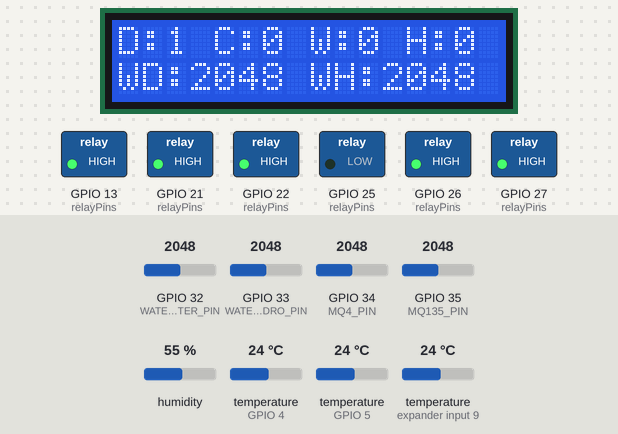
A program run on a simulated ESP32. Shown: 16×2 character LCD, switched loads named in the program (green lamp = pin HIGH). The inputs (shaded band) are chosen by the test bench; at power-on: GPIO 35 (MQ135_PIN) = 2048, temperature (sensors on GPIO 5, GPIO 4, expander input 9) 24 °C, GPIO 32 (WATER_DIGESTER_PIN) = 2048, GPIO 33 (WATER_HYDRO_PIN) = 2048, GPIO 34 (MQ4_PIN) = 2048, humidity 55 %. What the program prints to the serial monitor is not drawn.

Above: at 5.8 s.
5.9 s: GPIO 35 (MQ135_PIN) set to 1541
At 11.3 s:
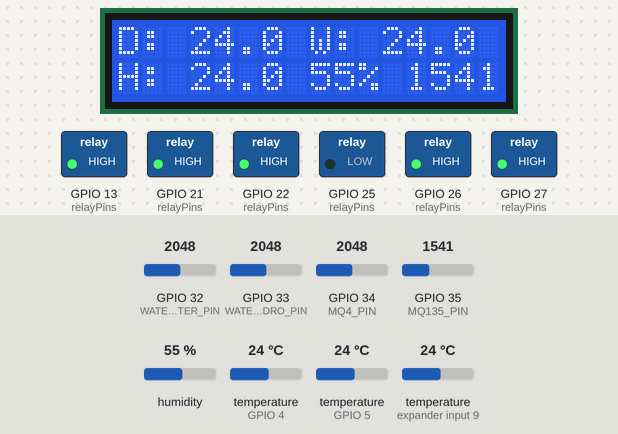
16.7 s: GPIO 35 (MQ135_PIN) set to 1444
At 21.3 s:
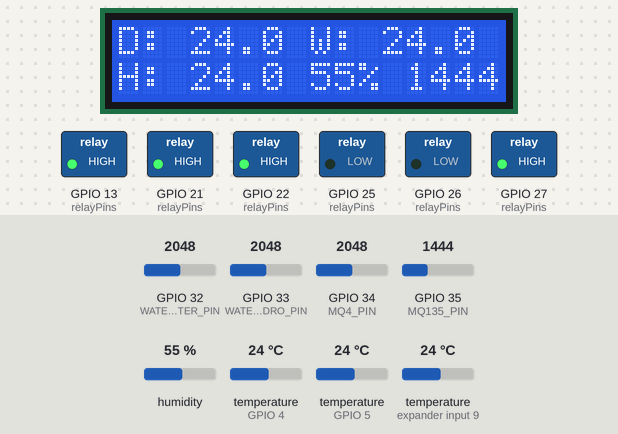
26.7 s: temperature (sensor on GPIO 5) set to 39.2 °C
At 31.3 s:
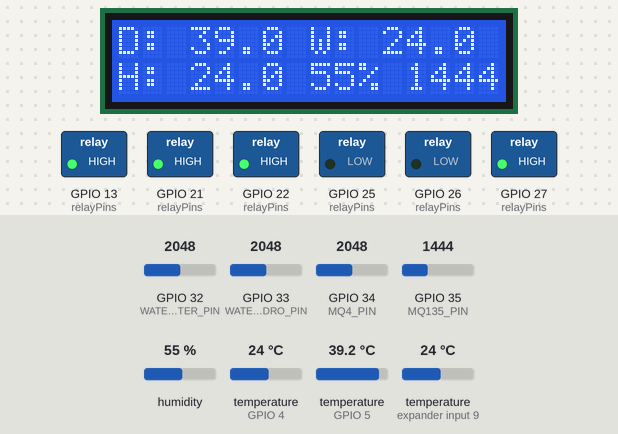
36.7 s: temperature (sensor on GPIO 5) set to 40.8 °C
At 41.3 s:
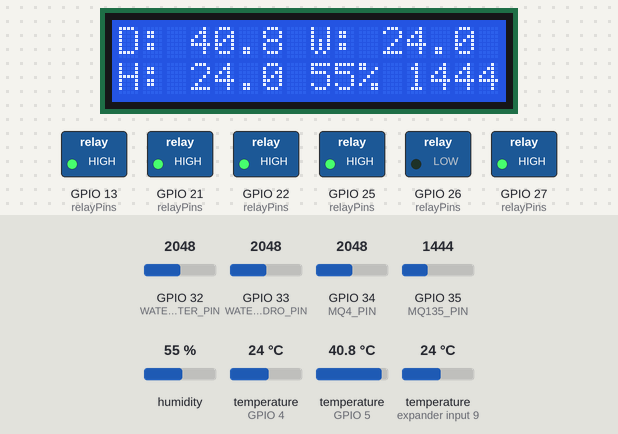
46.7 s: GPIO 32 (WATER_DIGESTER_PIN) set to 1163
At 56.3 s:
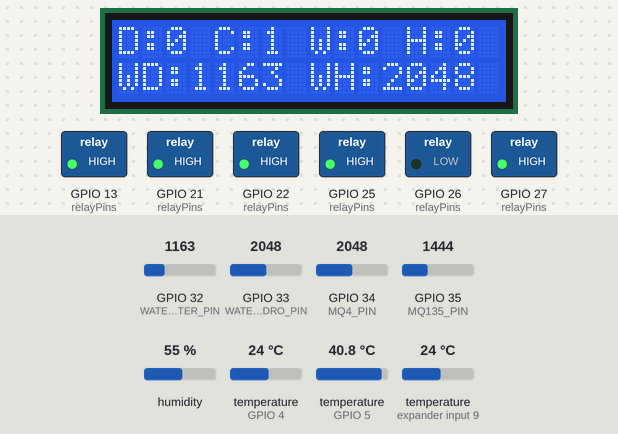
56.7 s: GPIO 32 (WATER_DIGESTER_PIN) set to 1049
At 61.3 s:
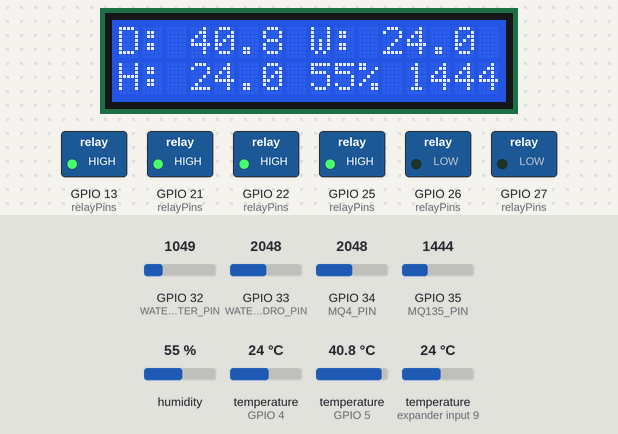
Timing chart, 0 to 62.8 s (numbered marks = the images above; inputs shaded):
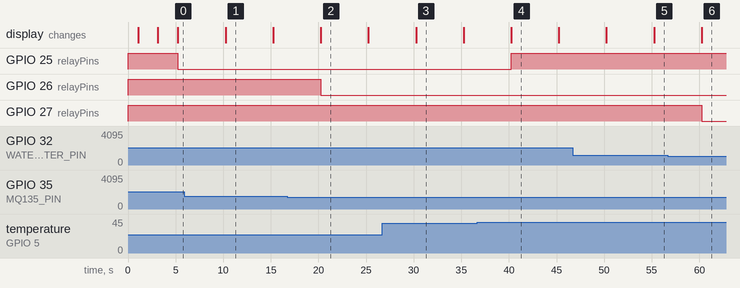

The program:

main.cpp
```cpp
// ============================================================
//   BIOGAS GREENHOUSE CONTROLLER — ESP32
//   Patched Version: latched safety timeouts, ADC averaging,
//   CO2 hysteresis, range checks, interlock, 2-page LCD
// ============================================================

#include <OneWire.h>
#include <DallasTemperature.h>
#include <DHT.h>
#include <LiquidCrystal.h>

// ==================== PIN DEFINITIONS ====================
#define ONE_WIRE_BUS        5
#define DHT_PIN             4
#define MQ135_PIN           35
#define MQ4_PIN             34
#define WATER_DIGESTER_PIN  32
#define WATER_HYDRO_PIN     33

// Relays (Active LOW)
// NOTE: GPIO12 removed (strapping pin — can break boot/flash
// voltage if pulled by relay board). Spares moved to 21/22.
#define RELAY_HEATER_DIGESTER   25
#define RELAY_HEATER_CO2        26
#define RELAY_VALVE_WATER_DIG   27
#define RELAY_VALVE_DIG_HYDRO   13
#define RELAY_VALVE_DIG_GAS     21   // Spare (was 14)
#define RELAY_VALVE_DIG_CO2     22   // Spare (was 12 — BOOT PIN, do not use 12!)

// 16x2 LCD (RS, E, D4, D5, D6, D7)
// NOTE: D7 on GPIO15 is a strapping pin. It works once wired,
// but on a fresh PCB rev move LCD off 15 (e.g. to 21/22 area).
LiquidCrystal lcd(19, 23, 18, 17, 16, 15);

// ==================== SENSOR OBJECTS ====================
OneWire oneWire(ONE_WIRE_BUS);
DallasTemperature ds18b20(&oneWire);
DHT dht(DHT_PIN, DHT22);

DeviceAddress addrDigester, addrCO2Water;

// ==================== THRESHOLDS ====================
// Digester temperature (mesophilic range)
const float DIG_TEMP_LOW     = 36.0;
const float DIG_TEMP_HIGH    = 40.0;

// CO2 stripping water temperature
const float CO2_TEMP_LOW     = 55.0;
const float CO2_TEMP_HIGH    = 62.0;

// Safety over-temperature
const float MAX_SAFE_TEMP    = 72.0;

// DS18B20 sanity range (reject 85.0C POR value + outliers)
const float TEMP_MIN_SANE    = -10.0;
const float TEMP_MAX_SANE    = 85.0;

// Water level thresholds (0-4095)
const int WATER_DIG_LOW      = 1100;
const int WATER_DIG_OK       = 1600;
const int WATER_HYDRO_LOW    = 1000;
const int WATER_HYDRO_OK     = 1500;
// Interlock margin: don't feed hydroponics unless digester has this much
const int WATER_DIG_INTERLOCK = WATER_DIG_LOW + 200;

// CO2 threshold with hysteresis (MQ-135 raw, averaged)
const int CO2_ON             = 1500;  // below this → need CO2, may heat
const int CO2_OFF            = 1700;  // above this → enough CO2, stop heating

// Timing
const unsigned long READ_INTERVAL_MS = 5000;   // 5 seconds
const unsigned long LCD_PAGE_MS      = 3000;   // LCD page alternate period

// Safety timeouts (milliseconds)
const unsigned long MAX_HEATER_ON_MS = 1800000;  // 30 minutes
const unsigned long MAX_VALVE_ON_MS  = 300000;   // 5 minutes

// ==================== GLOBALS ====================
unsigned long lastReadTime = 0;

// Actuator time tracking — init to 0, but timeout is only
// evaluated while the actuator is actually ON (see loop),
// so a 0 init can never cause a spurious trip after 30 min uptime.
unsigned long heaterDigOnTime  = 0;
unsigned long heaterCO2OnTime  = 0;
unsigned long valveWaterOnTime = 0;
unsigned long valveHydroOnTime = 0;

// Latched safety lockouts: once tripped, stay OFF until the
// underlying demand genuinely clears (temp recovered / tank full).
bool heaterDigLockout  = false;
bool heaterCO2Lockout  = false;
bool valveWaterLockout = false;
bool valveHydroLockout = false;

// Persistent CO2 demand state (hysteresis memory)
bool co2Demand = false;

// Previous states (for change detection)
bool lastHeaterDig  = false;
bool lastHeaterCO2  = false;
bool lastValveWater = false;
bool lastValveHydro = false;

// Sensor fault flags (shown on LCD page 1 + serial)
bool faultDigTemp   = false;
bool faultCO2Temp   = false;
bool faultDHT       = false;
bool faultWaterDig  = false;
bool faultWaterHyd  = false;

// LCD paging
unsigned long lastPageSwitch = 0;
uint8_t lcdPage = 0;
char lcdBuf[2][17];  // last-drawn content per line, for flicker-free updates

// ==================== HELPER FUNCTIONS ====================
void relaySet(uint8_t pin, bool on) {
  digitalWrite(pin, on ? LOW : HIGH);
}

bool relayIsOn(uint8_t pin) {
  return digitalRead(pin) == LOW;
}

// Averaged ADC read: ESP32 ADC is noisy, never trust one sample.
// 16 samples ≈ a few ms, kills most jitter.
int analogAvg(uint8_t pin, uint8_t samples = 16) {
  long sum = 0;
  for (uint8_t i = 0; i < samples; i++) {
    sum += analogRead(pin);
    delayMicroseconds(200);
  }
  return (int)(sum / samples);
}

void printAddress(const DeviceAddress &a) {
  for (uint8_t i = 0; i < 8; i++) {
    if (a[i] < 16) Serial.print("0");
    Serial.print(a[i], HEX);
    if (i < 7) Serial.print(":");
  }
}

// Write one LCD line only if content changed (no flicker).
// Always exactly 16 chars — fixed width, so no ghost digits.
void lcdWriteLine(uint8_t row, const char *s) {
  if (strncmp(lcdBuf[row], s, 16) != 0) {
    strncpy(lcdBuf[row], s, 16);
    lcdBuf[row][16] = '\0';
    lcd.setCursor(0, row);
    lcd.print(s);
  }
}

// Two alternating pages (switches every LCD_PAGE_MS):
//   Page 0 — process values: digester temp, CO2-water temp, GH temp/hum, CO2 raw
//   Page 1 — actuator + fault states + water levels
void updateLCD(float tDig, float tCO2, float ghTemp, float ghHum, int co2Raw,
               int wDig, int wHydro, unsigned long now) {
  if (now - lastPageSwitch >= LCD_PAGE_MS) {
    lcdPage = 1 - lcdPage;
    lastPageSwitch = now;
    lcd.clear();                 // clean switch, then force rewrite below
    lcdBuf[0][0] = '\0';
    lcdBuf[1][0] = '\0';
  }

  char l0[17], l1[17];
  if (lcdPage == 0) {
    // Fixed-width %5.1f so "5.0" can't leave ghosts of "36.5".
    // Every line is exactly 16 chars (count them!) — no ghost digits.
    snprintf(l0, sizeof(l0), "D:%5.1f W:%5.1f ", tDig, tCO2);   // 2+5+1+2+5+1 = 16
    // Humidity clamped to 0-99 for display: 100% would be 3 chars and
    // overflow the 16-col line. Serial still logs the true value.
    int humD = constrain((int)ghHum, 0, 99);
    snprintf(l1, sizeof(l1), "H:%5.1f %2d%% %4d", ghTemp, humD, co2Raw); // 2+5+1+2+1+1+4 = 16
  } else {
    snprintf(l0, sizeof(l0), "D:%d C:%d W:%d H:%d ",   // 3+1+3+1+3+1+3+1 = 16
             lastHeaterDig ? 1 : 0, lastHeaterCO2 ? 1 : 0,
             lastValveWater ? 1 : 0, lastValveHydro ? 1 : 0);
    if (faultDigTemp || faultCO2Temp || faultDHT || faultWaterDig || faultWaterHyd) {
      // Fault line wins over water levels — you need to SEE faults
      snprintf(l1, sizeof(l1), "FAULT D%dC%dH%dW%d%d ",  // 15 + 1 pad = 16
               faultDigTemp ? 1 : 0, faultCO2Temp ? 1 : 0, faultDHT ? 1 : 0,
               faultWaterDig ? 1 : 0, faultWaterHyd ? 1 : 0);
    } else {
      snprintf(l1, sizeof(l1), "WD:%4d WH:%4d ", wDig, wHydro);  // 7+1+7+1 = 16
    }
  }
  lcdWriteLine(0, l0);
  lcdWriteLine(1, l1);
}

// ==================== SETUP ====================
void setup() {
  // Relays FIRST, before Serial/delays, so the pins are never left
  // floating (high-Z) on an active-low board. digitalWrite precedes
  // pinMode deliberately: writing the latch before enabling the output
  // avoids the brief LOW (= relay ON) glitch that pinMode-then-write
  // would produce.
  uint8_t relayPins[] = {RELAY_HEATER_DIGESTER, RELAY_HEATER_CO2,
                         RELAY_VALVE_WATER_DIG, RELAY_VALVE_DIG_HYDRO,
                         RELAY_VALVE_DIG_GAS, RELAY_VALVE_DIG_CO2};
  for (uint8_t p : relayPins) {
    digitalWrite(p, HIGH);   // relay OFF (active LOW) ...
    pinMode(p, OUTPUT);      // ... then drive it
  }

  Serial.begin(115200);
  delay(1000);
  Serial.println("\n=== Biogas Greenhouse Controller (Patched) ===");

  // ADC: full 0-3.3V range for MQ + level sensors
  analogSetAttenuation(ADC_11db);
  // analogReadResolution(12);  // default on ESP32-Arduino, left explicit

  ds18b20.begin();
  // 10-bit = 187 ms conversion instead of 750 ms at 12-bit.
  // requestTemperatures() still blocks, but ~187 ms total for 2 sensors
  // on the same bus (one conversion for all) instead of ~750 ms.
  // 0.25 C steps are plenty for this plant.
  ds18b20.setResolution(10);
  dht.begin();
  lcd.begin(16, 2);
  lcd.print("Booting...");
  memset(lcdBuf[0], 0, sizeof(lcdBuf[0]));
  memset(lcdBuf[1], 0, sizeof(lcdBuf[1]));
  delay(2000);
  lcd.clear();

  int count = ds18b20.getDeviceCount();
  Serial.print("DS18B20 found: ");
  Serial.println(count);
  if (count >= 1) {
    ds18b20.getAddress(addrDigester, 0);
    Serial.print("  [0] digester: "); printAddress(addrDigester); Serial.println();
  }
  if (count >= 2) {
    ds18b20.getAddress(addrCO2Water, 1);
    Serial.print("  [1] co2water: "); printAddress(addrCO2Water); Serial.println();
  }
  if (count < 2) Serial.println("WARNING: Only 1 or 0 DS18B20 detected!");
  Serial.println("TIP: copy the addresses above into fixed bindings for defense.");

  Serial.println("System Ready!\n");
}

// Validate a DS18B20 reading: disconnected OR 85C power-on-reset OR out of range
bool tempSane(float t) {
  if (t == DEVICE_DISCONNECTED_C) return false;
  if (t == 85.0f) return false;   // DS18B20 POR value = sensor didn't convert
  if (t < TEMP_MIN_SANE || t > TEMP_MAX_SANE) return false;
  return true;
}

// ==================== MAIN LOOP ====================
void loop() {
  unsigned long now = millis();
  if (now - lastReadTime < READ_INTERVAL_MS) return;
  lastReadTime = now;

  // ---------- 1. READ SENSORS WITH ERROR HANDLING ----------
  ds18b20.requestTemperatures();   // blocking ~187 ms at 10-bit (see setup)
  // no extra delay needed — library waits for conversion

  float rawDig = ds18b20.getTempC(addrDigester);
  float rawCO2 = ds18b20.getTempC(addrCO2Water);

  float tDig, tCO2;
  faultDigTemp = !tempSane(rawDig);
  if (faultDigTemp) {
    Serial.println("[ERROR] Digester temp sensor fault (disconnected/85C/range)!");
    tDig = DIG_TEMP_HIGH;   // fail-safe: above threshold → heater stays OFF
  } else {
    tDig = rawDig;
  }
  faultCO2Temp = !tempSane(rawCO2);
  if (faultCO2Temp) {
    Serial.println("[ERROR] CO2 water temp sensor fault!");
    tCO2 = CO2_TEMP_HIGH;
  } else {
    tCO2 = rawCO2;
  }

  float ghTemp = dht.readTemperature();
  float ghHum  = dht.readHumidity();
  faultDHT = false;
  if (isnan(ghTemp) || ghTemp < -20 || ghTemp > 80) {
    Serial.println("[ERROR] DHT22 temp read failed/range!");
    ghTemp = 25.0;   // display placeholder only — not used for control
    faultDHT = true;
  }
  if (isnan(ghHum) || ghHum < 0 || ghHum > 100) {
    Serial.println("[ERROR] DHT22 humidity read failed/range!");
    ghHum = 50.0;
    faultDHT = true;
  }

  int co2Raw    = analogAvg(MQ135_PIN);
  int methane   = analogAvg(MQ4_PIN);    // demo only, not used in control
  int wDig      = analogAvg(WATER_DIGESTER_PIN);
  int wHydro    = analogAvg(WATER_HYDRO_PIN);

  // ADC open/short detection: railed at either end = wiring fault
  faultWaterDig = (wDig <= 5 || wDig >= 4090);
  faultWaterHyd = (wHydro <= 5 || wHydro >= 4090);
  if (faultWaterDig) Serial.println("[ERROR] Digester level sensor railed (open/short)!");
  if (faultWaterHyd) Serial.println("[ERROR] Hydro level sensor railed (open/short)!");

  // ---------- CO2 demand with hysteresis (update BEFORE heater logic) ----------
  if (co2Raw < CO2_ON) co2Demand = true;
  else if (co2Raw > CO2_OFF) co2Demand = false;
  // else: inside deadband → keep previous co2Demand (no chatter)

  // ---------- 2. SAFETY OVER-TEMPERATURE ----------
  bool overTemp = false;
  if (tDig > MAX_SAFE_TEMP || tCO2 > MAX_SAFE_TEMP) {
    overTemp = true;
    relaySet(RELAY_HEATER_DIGESTER, false);
    relaySet(RELAY_HEATER_CO2, false);
    lastHeaterDig = false;
    lastHeaterCO2 = false;
    Serial.println("[SAFETY] Over-temperature! Heaters forced OFF.");
  }

  // ---------- 3. DIGESTER HEATER (hysteresis + LATCHED timeout) ----------
  bool wantHeaterDig = false;
  if (!overTemp && !faultDigTemp) {
    if (tDig <= DIG_TEMP_LOW) wantHeaterDig = true;
    else if (tDig >= DIG_TEMP_HIGH) wantHeaterDig = false;
    else wantHeaterDig = relayIsOn(RELAY_HEATER_DIGESTER);   // stay in deadband
  }
  // Latch: only evaluated while actually ON, and once tripped it
  // holds OFF until the tank genuinely recovers (>= HIGH), not next cycle.
  if (heaterDigLockout) {
    wantHeaterDig = false;
    // Guard !faultDigTemp: while faulted, tDig is a fail-safe placeholder
    // (40.0) that must NOT clear the lockout.
    if (!faultDigTemp && tDig >= DIG_TEMP_HIGH) {
      heaterDigLockout = false;
      Serial.println("[RECOVER] Digester heater lockout cleared (temp recovered).");
    }
  } else if (wantHeaterDig && lastHeaterDig &&
             (now - heaterDigOnTime > MAX_HEATER_ON_MS)) {
    heaterDigLockout = true;
    wantHeaterDig = false;
    Serial.println("[TIMEOUT] Digester heater LOCKED OUT (30 min limit). Recovers at >= 40C.");
  }
  if (wantHeaterDig != lastHeaterDig) {
    relaySet(RELAY_HEATER_DIGESTER, wantHeaterDig);
    lastHeaterDig = wantHeaterDig;
    if (wantHeaterDig) {
      heaterDigOnTime = now;
      Serial.println("[ACTION] Digester heater ON");
    } else {
      Serial.println("[ACTION] Digester heater OFF");
    }
  }

  // ---------- 4. CO2 WATER HEATER (hysteresis + LATCHED timeout) ----------
  bool wantHeaterCO2 = false;
  if (!overTemp && !faultCO2Temp) {
    if (co2Demand && tCO2 <= CO2_TEMP_LOW) wantHeaterCO2 = true;
    else if (tCO2 >= CO2_TEMP_HIGH || !co2Demand) wantHeaterCO2 = false;
    else wantHeaterCO2 = relayIsOn(RELAY_HEATER_CO2);
  }
  if (heaterCO2Lockout) {
    wantHeaterCO2 = false;
    if (!faultCO2Temp && (tCO2 >= CO2_TEMP_HIGH || !co2Demand)) {
      heaterCO2Lockout = false;
      Serial.println("[RECOVER] CO2 heater lockout cleared.");
    }
  } else if (wantHeaterCO2 && lastHeaterCO2 &&
             (now - heaterCO2OnTime > MAX_HEATER_ON_MS)) {
    heaterCO2Lockout = true;
    wantHeaterCO2 = false;
    Serial.println("[TIMEOUT] CO2 heater LOCKED OUT (30 min limit).");
  }
  if (wantHeaterCO2 != lastHeaterCO2) {
    relaySet(RELAY_HEATER_CO2, wantHeaterCO2);
    lastHeaterCO2 = wantHeaterCO2;
    if (wantHeaterCO2) {
      heaterCO2OnTime = now;
      Serial.println("[ACTION] CO2 water heater ON");
    } else {
      Serial.println("[ACTION] CO2 water heater OFF");
    }
  }

  // ---------- 5. WATER REFILL VALVE (tank → digester, LATCHED timeout) ----------
  bool wantValveWater = false;
  if (!faultWaterDig) {
    if (wDig < WATER_DIG_LOW) wantValveWater = true;
    else if (wDig > WATER_DIG_OK) wantValveWater = false;
    else wantValveWater = relayIsOn(RELAY_VALVE_WATER_DIG);
  }
  if (valveWaterLockout) {
    wantValveWater = false;
    if (!faultWaterDig && wDig > WATER_DIG_OK) {
      valveWaterLockout = false;
      Serial.println("[RECOVER] Water->digester valve lockout cleared (tank full).");
    }
  } else if (wantValveWater && lastValveWater &&
             (now - valveWaterOnTime > MAX_VALVE_ON_MS)) {
    valveWaterLockout = true;
    wantValveWater = false;
    Serial.println("[TIMEOUT] Water->digester valve LOCKED OUT (5 min limit). Check for leak/float stuck!");
  }
  if (wantValveWater != lastValveWater) {
    relaySet(RELAY_VALVE_WATER_DIG, wantValveWater);
    lastValveWater = wantValveWater;
    if (wantValveWater) {
      valveWaterOnTime = now;
      Serial.println("[ACTION] Water->digester valve OPEN");
    } else {
      Serial.println("[ACTION] Water->digester valve CLOSED");
    }
  }

  // ---------- 6. DIGESTATE VALVE (digester → hydroponics, LATCHED + INTERLOCK) ----------
  bool wantValveHydro = false;
  if (!faultWaterHyd && !faultWaterDig) {
    if (wHydro < WATER_HYDRO_LOW) wantValveHydro = true;
    else if (wHydro > WATER_HYDRO_OK) wantValveHydro = false;
    else wantValveHydro = relayIsOn(RELAY_VALVE_DIG_HYDRO);
    // INTERLOCK: never drain the digester to feed hydroponics
    if (wantValveHydro && wDig < WATER_DIG_INTERLOCK) {
      wantValveHydro = false;
      Serial.println("[INTERLOCK] Hydro feed blocked: digester level too low!");
    }
  }
  if (valveHydroLockout) {
    wantValveHydro = false;
    if (!faultWaterHyd && wHydro > WATER_HYDRO_OK) {
      valveHydroLockout = false;
      Serial.println("[RECOVER] Hydroponics valve lockout cleared (tank full).");
    }
  } else if (wantValveHydro && lastValveHydro &&
             (now - valveHydroOnTime > MAX_VALVE_ON_MS)) {
    valveHydroLockout = true;
    wantValveHydro = false;
    Serial.println("[TIMEOUT] Hydroponics valve LOCKED OUT (5 min limit).");
  }
  if (wantValveHydro != lastValveHydro) {
    relaySet(RELAY_VALVE_DIG_HYDRO, wantValveHydro);
    lastValveHydro = wantValveHydro;
    if (wantValveHydro) {
      valveHydroOnTime = now;
      Serial.println("[ACTION] Hydroponics refill valve OPEN");
    } else {
      Serial.println("[ACTION] Hydroponics refill valve CLOSED");
    }
  }

  // ---------- 7. UPDATE LCD (2 pages, flicker-free, fixed width) ----------
  updateLCD(tDig, tCO2, ghTemp, ghHum, co2Raw, wDig, wHydro, now);

  // ---------- 8. SERIAL DEBUG (one line per cycle, now with states) ----------
  Serial.printf("Td:%.1f Tw:%.1f CO2:%d CH4:%d WD:%d WH:%d Hd:%d Hc:%d Vw:%d Vh:%d Lk:%d%d%d%d\n",
                tDig, tCO2, co2Raw, methane, wDig, wHydro,
                lastHeaterDig ? 1 : 0, lastHeaterCO2 ? 1 : 0,
                lastValveWater ? 1 : 0, lastValveHydro ? 1 : 0,
                heaterDigLockout ? 1 : 0, heaterCO2Lockout ? 1 : 0,
                valveWaterLockout ? 1 : 0, valveHydroLockout ? 1 : 0);
}
```

Measured:
- the behaviour switches between 1500 and 1499 on GPIO 35 (MQ135_PIN) (found by bisection; images 1 and 2)
- the behaviour switches between 39.9 and 40 °C on temperature (sensor on GPIO 5) (found by bisection; images 3 and 4)
- the behaviour switches between 1100 and 1099 on GPIO 32 (WATER_DIGESTER_PIN) (found by bisection; images 5 and 6)
- after the input at 5.9 s, the display: changes after 4.3 s (image 1)
- after the input at 16.7 s, GPIO 26 (relayPins): HIGH → LOW after 3.5 s; the display: changes after 3.5 s (image 2)
- after the input at 26.7 s, the display: changes after 3.5 s (image 3)
- after the input at 36.7 s, GPIO 25 (relayPins): LOW → HIGH after 3.5 s; the display: changes after 3.5 s (image 4)
- after the input at 46.7 s, the display: first differs from a run without the input after 8.5 s (image 5)
- after the input at 56.7 s, GPIO 27 (relayPins): HIGH → LOW after 3.5 s
